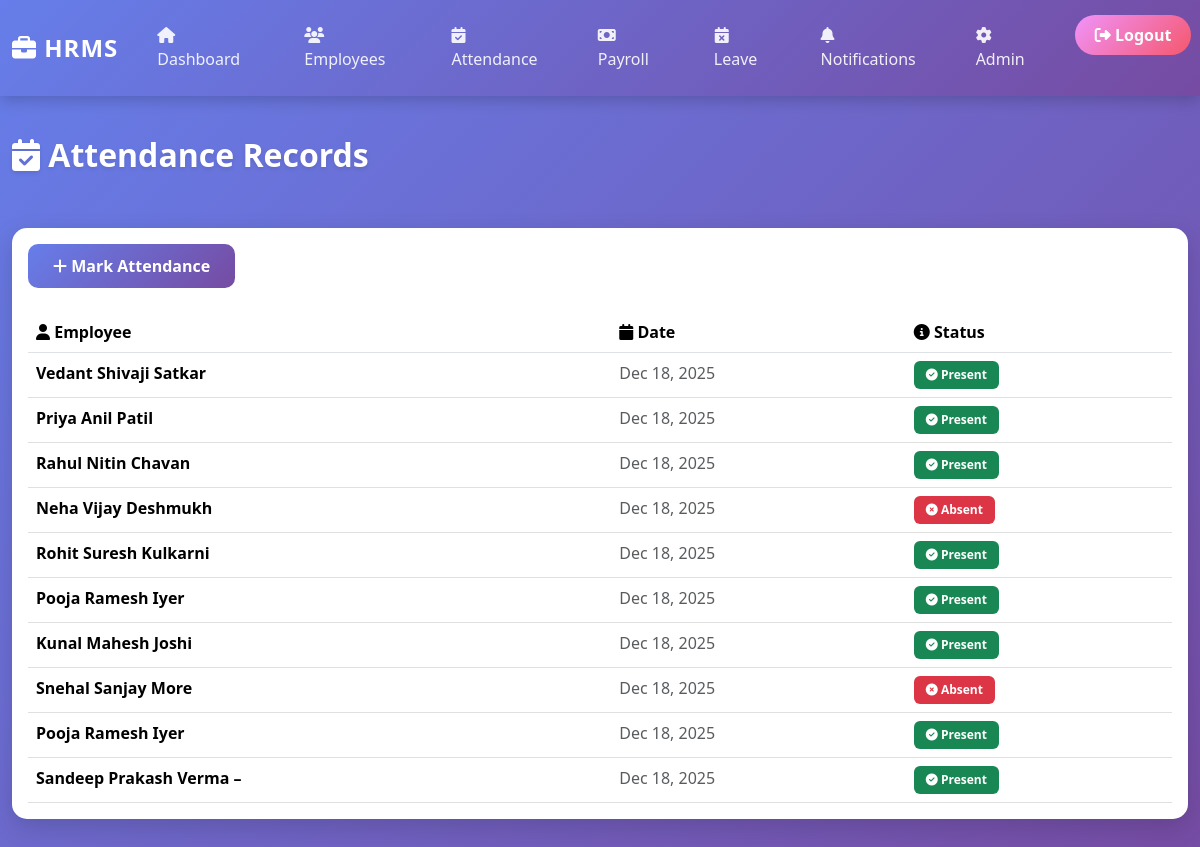
/attendance/ (signed in), run on the app's committed database.
### attendance/models.py (models this page shows, shortened)
class Attendance(models.Model):
    STATUS_CHOICES = (
        ('Present', 'Present'),
        ('Absent', 'Absent'),
    )
    employee = models.ForeignKey(Employee, on_delete=models.CASCADE)
    date = models.DateField(auto_now_add=True)
    status = models.CharField(max_length=10, choices=STATUS_CHOICES)

### employees/models.py (models this page shows, shortened)
class Employee(models.Model):
    name = models.CharField(max_length=100)
    employee_id = models.CharField(max_length=20, unique=True)
    department = models.ForeignKey(
        Department,
        on_delete=models.SET_NULL,
        null=True
    )
    role = models.ForeignKey(
        Role,
        on_delete=models.SET_NULL,
        null=True
    )
    email = models.EmailField()
    salary = models.DecimalField(max_digits=10, decimal_places=2, default=0)
    date_of_joining = models.DateField(default=now)

### attendance/views.py (the view)
# urls.py: path('', views.attendance_list, name='attendance_list'),
@login_required
def attendance_list(request):
    records = Attendance.objects.all()
    return render(request, 'attendance/attendance_list.html', {
        'records': records
    })

### attendance/templates/attendance/attendance_list.html (shortened to what this page needs)
{% extends 'base.html' %}
{% block content %}
<div class="row mb-4">
    <div class="col-12">
        <h1 class="page-title"><i class="fas fa-calendar-check"></i> Attendance Records</h1>
    </div>
</div>
<div class="row">
    <div class="col-12">
        <div class="card">
            <div class="card-body">
                <div class="mb-4">
                    <a href="{% url 'add_attendance' %}" class="btn btn-primary">
                        <i class="fas fa-plus"></i> Mark Attendance
                    </a>
                </div>
                <div class="table-responsive">
                    <table class="table table-hover mb-0">
                        <thead>
                            <tr>
                                <th><i class="fas fa-user"></i> Employee</th>
                                <th><i class="fas fa-calendar"></i> Date</th>
                                <th><i class="fas fa-info-circle"></i> Status</th>
                            </tr>
                        </thead>
                        <tbody>
                            {% if records %}
                                {% for record in records %}
                                <tr>
                                    <td>
                                        <strong>{{ record.employee.name }}</strong>
                                    </td>
                                    <td>
                                        <span class="text-muted">{{ record.date|date:"M d, Y" }}</span>
                                    </td>
                                    <td>
                                        {% if record.status == 'Present' %}
                                            <span class="badge bg-success" style="padding: 8px 12px; font-size: 12px;">
                                                <i class="fas fa-check-circle"></i> {{ record.status }}
                                            </span>
                                        {% elif record.status == 'Absent' %}
                                            <span class="badge bg-danger" style="padding: 8px 12px; font-size: 12px;">
                                                <i class="fas fa-times-circle"></i> {{ record.status }}
                                            </span>
                                        {% else %}
                                            <span class="badge bg-warning" style="padding: 8px 12px; font-size: 12px;">
                                                <i class="fas fa-question-circle"></i> {{ record.status }}
                                            </span>
                                        {% endif %}
                                    </td>
                                </tr>
                                {% endfor %}
                            {% endif %}
                        </tbody>
                    </table>
                </div>
            </div>
        </div>
    </div>
</div>
{% endblock %}

### employees/templates/base.html (style rules this page uses)
* { margin: 0; padding: 0; box-sizing: border-box; }
body { background: linear-gradient(135deg, #667eea 0%, #764ba2 100%); min-height: 100vh; font-family: 'Segoe UI', Tahoma, Geneva, Verdana, sans-serif; padding-bottom: 50px; }
.card { border: none; border-radius: 15px; box-shadow: 0 8px 25px rgba(0,0,0,0.15); transition: transform 0.3s ease, box-shadow 0.3s ease; background: #fff; margin-bottom: 25px; }
table { color: #333; }
table thead { background: linear-gradient(135deg, #667eea 0%, #764ba2 100%); color: white; }
table tbody tr { transition: all 0.3s ease; border-bottom: 1px solid #e0e0e0; }
.btn-primary { background: linear-gradient(135deg, #667eea 0%, #764ba2 100%); border: none; border-radius: 10px; padding: 10px 25px; font-weight: 600; transition: all 0.3s ease; }
h1, h2, h3 { color: #fff; font-weight: 700; text-shadow: 0 2px 4px rgba(0,0,0,0.1); }
.page-title { color: #fff; margin-bottom: 30px; font-size: 32px; font-weight: 700; }

### data on the page
Attendance: employee.name "Vedant Shivaji Satkar", date "Dec 18, 2025", status "Present"
Attendance: employee.name "Priya Anil Patil", date "Dec 18, 2025", status "Present"
Attendance: employee.name "Rahul Nitin Chavan", date "Dec 18, 2025", status "Present"
Attendance: employee.name "Neha Vijay Deshmukh", date "Dec 18, 2025", status "Absent"
Attendance: employee.name "Rohit Suresh Kulkarni", date "Dec 18, 2025", status "Present"
Attendance: employee.name "Pooja Ramesh Iyer", date "Dec 18, 2025", status "Present"
Attendance: employee.name "Kunal Mahesh Joshi", date "Dec 18, 2025", status "Present"
Attendance: employee.name "Snehal Sanjay More", date "Dec 18, 2025", status "Absent"
Attendance: employee.name "Pooja Ramesh Iyer", date "Dec 18, 2025", status "Present"
Attendance: employee.name "Sandeep Prakash Verma –", date "Dec 18, 2025", status "Present"
